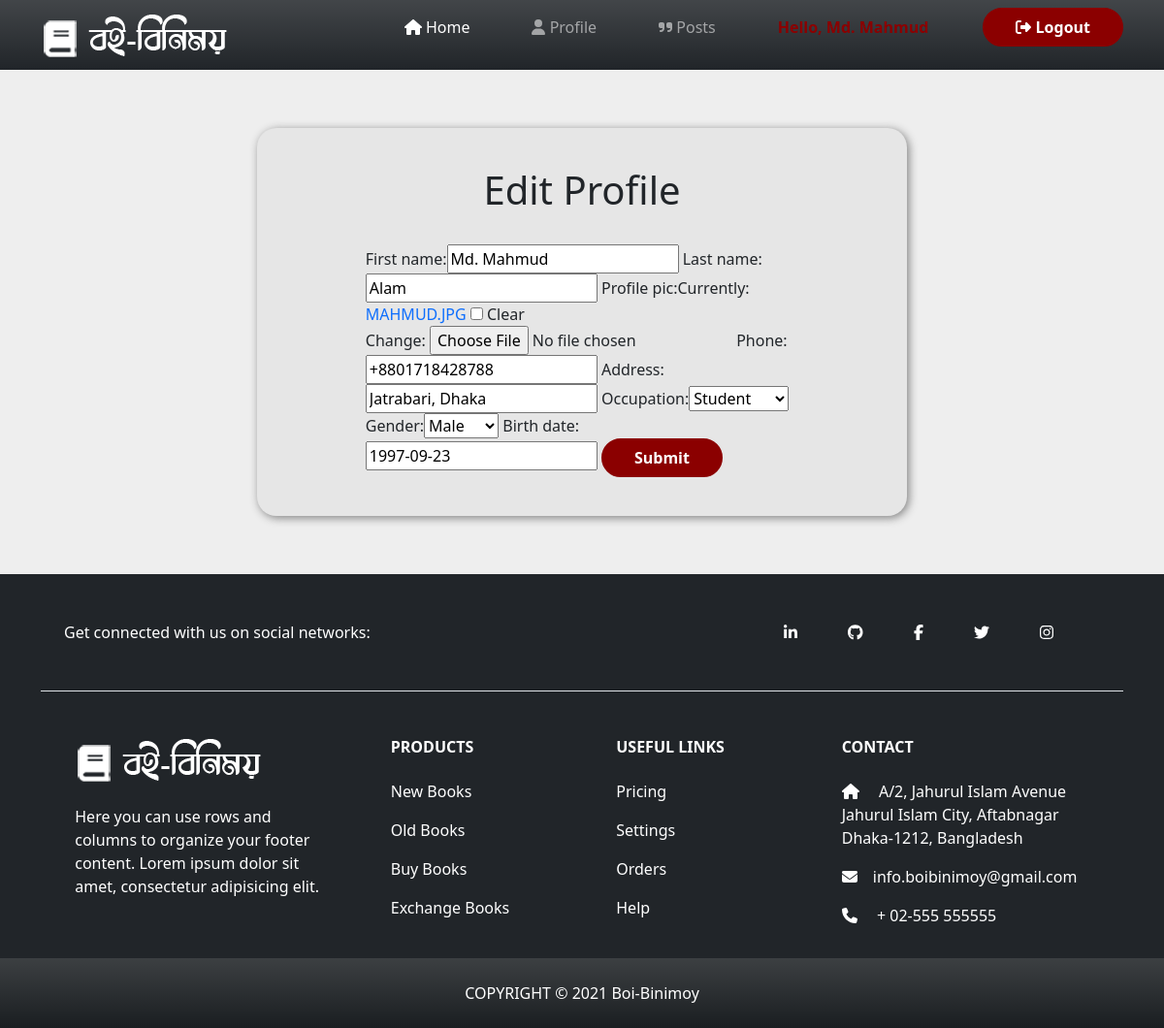
The page /edit-profile/ (signed in) on the database its author committed.
### users/models.py (models this page shows, shortened)
class Customer(models.Model):
    GENDER_TYPE = (
        ('Male','Male'),
        ('Female','Female'),
        ('Others','Others')
    )
    OCCUPATION_TYPE = (
        ('Student','Student'),
        ('Job-Holder','Job-Holder'),
    )
    username = models.OneToOneField(User, null=True, blank=True, on_delete=models.CASCADE)
    first_name = models.CharField(max_length=200, null=True, blank=True)
    last_name = models.CharField(max_length=200, null=True, blank=True)
    profile_pic = models.ImageField(default='profile-white.png', null=True, blank=True)
    phone = models.CharField(max_length=200, null=True, blank=True)
    email = models.CharField(max_length=200, null=True, blank=True)
    address = models.CharField(max_length=200, null=True, blank=True)
    occupation = models.CharField(max_length=50,choices=OCCUPATION_TYPE, null=True,blank=True)
    gender = models.CharField(max_length=50,choices=GENDER_TYPE, null=True,blank=True)
    birth_date = models.DateField(null=True, blank=True)
    created = models.DateTimeField(auto_now_add=True)
    updated = models.DateTimeField(auto_now=True)

### users/decorators.py (the view)
        def wrapper_func(request, *args, **kwargs):
            group = None
            if request.user.groups.exists():
                group = request.user.groups.all()[0].name
            if group in allowed_roles:
                return view_func(request, *args, **kwargs)
            else: return HttpResponse('You are not authorized to view this page')

### users/forms.py
class CustomerForm(ModelForm):
    class Meta:
        model = Customer
        fields = '__all__'
        exclude = ['username','email']

### users/views.py (called while the page is built, shortened)
@login_required(login_url='login')
@allowed_users(allowed_roles=['customer'])
def editUserProfile(request):
    customer = Customer.objects.get(username=request.user)
    myUser = User.objects.get(username=request.user)
    print('_______',myUser.first_name)
    form = CustomerForm(instance=customer)
    context = {'myUser':request.user,'form':form}
    return render(request,'users/edit_user_profile.html',context)

### users/templates/users/edit_user_profile.html (shortened to what this page needs)
{% extends 'users/main.html' %}
{% load static %}
{% load bootstrap %}
{% block content %}
<div class="container">
    <div class="form-div">
        <h1 class="text-center">Edit Profile</h1><br>
        <form method="POST" action="" enctype="multipart/form-data">
            {{ form|bootstrap }}
            <input class="btn btn--sub btn--lg  my-md btn-darkred" type="submit" value="Submit" />
        </form>
    </div>
</div>
{% endblock %}

### users/templates/users/navbar.html (shortened to what this page needs)
{% load static %}
<nav class="navbar navbar-expand-lg navbar-dark bg-dark bg-gradient">
    <div class="container">
      <a class="navbar-brand" href="{% url 'home' %}"><img src="{% static 'images/logo.png' %}" alt=""></a>
      <div>
          <div class="collapse navbar-collapse" id="navbarNav">
            <ul class="navbar-nav">
              <li class="nav-item">
                <a class="nav-link active" aria-current="page" href="{% url 'home' %}"><i class="fas fa-home"></i> Home</a>
              </li>
              {% if request.user.is_authenticated %}
              <li class="nav-item">
                <a class="nav-link" href='{% url "user-profile" %}'><i class="fas fa-user"></i> Profile</a>
              </li>
              <li class="nav-item">
                <a class="nav-link" href="#"><i class="fas fa-quote-right"></i> Posts</a>
              </li>
              {% endif %}
              {% if request.user.is_authenticated %}
              <li class="nav-item">
                <p class="nav-link active" style="color: darkred; font-weight: 700;">Hello, {{request.user.first_name}}</p>
              </li>
              <li class="nav-item">
                <a class="btn btn-darkred" href="{% url 'logout' %}"><i class="fas fa-sign-out-alt"></i> Logout</a>
              </li>
              {% else %}
              <li class="nav-item">
                <a class="btn btn-darkred" href="{% url 'login' %}"><i class="fas fa-sign-in-alt"></i> Login</a>
              </li>
              {% endif %}
            </ul>
          </div>
      </div>
    </div>
  </nav>

### static/css/style.css (style rules this page uses)
.btn-darkred { font-weight: bold; color: white; background-color: darkred; border-radius: 1.5rem; border: 2px solid darkred; padding: 6px 32px; }
.nav-link { margin-right: 3rem; }
a { text-decoration: none; }
body { background:#eee; }
.form-div { background-color: rgb(230, 230, 230); margin: 60px 20%; padding: 40px 10%; border-radius: 20px; box-shadow: 2px 2px 10px gray; transition: 0.3s; }

### rows shown on the page
Customer: first_name "Md. Mahmud", last_name "Alam", phone "+8801718428788", address "Jatrabari, Dhaka", occupation "Student", gender "Male", birth_date "1997-09-23"

### other values the page prints
{{ request.user.first_name }} "Md. Mahmud"
